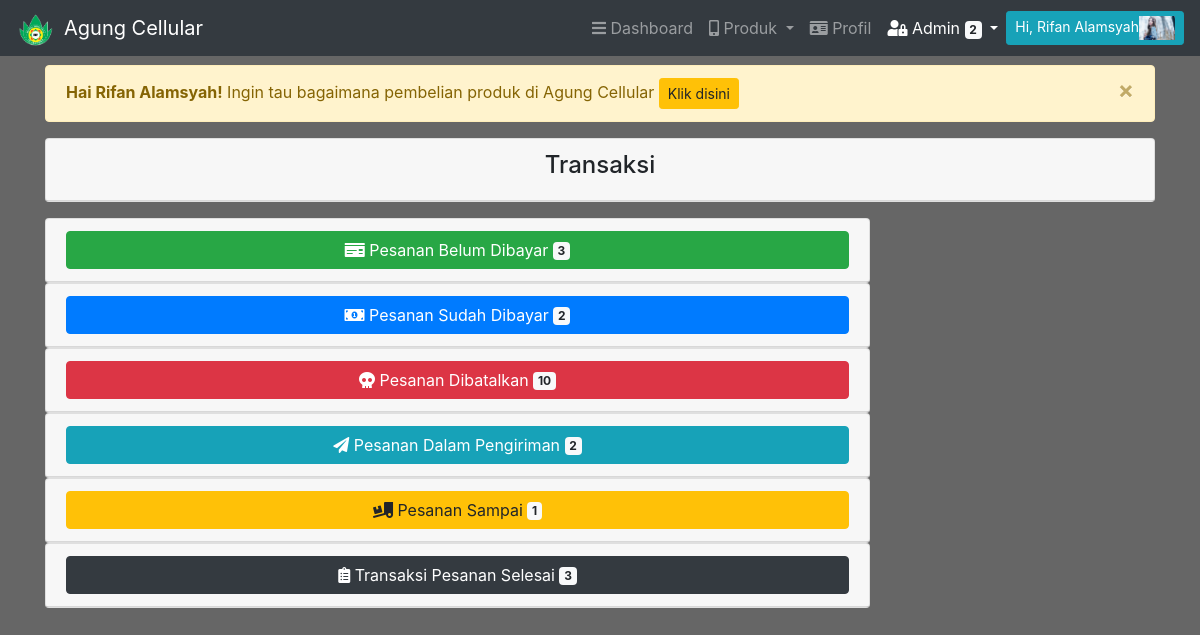
Screenshot of /index.php?page=adminTransaksi (signed in) with the database file from the repository.
### tables this page shows
CREATE TABLE `toko` (
  `id_toko` int(11) NOT NULL,
  `nama_toko` varchar(255) NOT NULL,
  `logo` varchar(255) NOT NULL,
  `nomor_rekening` varchar(35) NOT NULL,
  `atas_nama` varchar(255) NOT NULL,
  `no_telepon` varchar(25) NOT NULL,
  `whatsapp` varchar(25) NOT NULL,
  `email` varchar(255) NOT NULL,
  `instagram` varchar(255) NOT NULL,
  `instagram_link` varchar(1000) NOT NULL,
  `facebook` varchar(255) NOT NULL,
  `facebook_link` varchar(1000) NOT NULL
);

CREATE TABLE `akun` (
  `id_akun` int(11) NOT NULL,
  `nama_akun` varchar(255) NOT NULL,
  `email_akun` varchar(255) NOT NULL,
  `password` varchar(255) NOT NULL,
  `role` enum('admin','user') NOT NULL,
  `gambar` varchar(255) NOT NULL
);

### function/function.php (called while the page is built, shortened)
<?php
$conn=mysqli_connect("localhost","root","","ac");
$transaksiAdmin="SELECT akun.id_akun,akun.nama_akun ,transaksi.id_transaksi,transaksi.status, transaksi.bukti_bayar,transaksi.no_telp,transaksi.alamat,transaksi.resi,transaksi.review,transaksi.alasan_tolak,produk.id_produk,produk.nama_produk, produk.harga,produk.gambar
FROM akun JOIN
transaksi ON akun.id_akun=transaksi.id_akun JOIN
produk ON transaksi.id_produk=produk.id_produk
";
$countTransaksiAdmin=mysqli_query($conn,"$transaksiAdmin WHERE transaksi.status='dibayar'");
$hasilTransaksiAdmin=mysqli_num_rows($countTransaksiAdmin);
function query($query){
    global $conn;
    $result=mysqli_query($conn,$query);
    $rows=[];
    while($row=mysqli_fetch_assoc($result) ){
        $rows[]=$row;
    }
    return $rows;
}

### function/prosesTransaksi.php (called while the page is built, shortened)
<?php
$transaksi="SELECT akun.id_akun,akun.nama_akun ,transaksi.id_transaksi,transaksi.status, transaksi.bukti_bayar,transaksi.no_telp,transaksi.alamat,transaksi.resi,transaksi.review,transaksi.alasan_tolak,produk.id_produk,produk.stok,produk.nama_produk, produk.harga,produk.gambar
	FROM akun JOIN
	transaksi ON akun.id_akun=transaksi.id_akun JOIN
	produk ON transaksi.id_produk=produk.id_produk
	";
$countAdminTolak=mysqli_query($conn,"$transaksi WHERE transaksi.status='tolak'");
$adminTolak=mysqli_num_rows($countAdminTolak);

### module/transaksiAdmin/transaksiBatal.php (the view, shortened to what this page needs)
<div class="card ">
    <div class="card-header" id="headingThree">
        <h2 class="mb-0">
            <button class="btn btn-danger btn-block" type="button" data-toggle="collapse" data-target="#collapseThree" aria-expanded="false" aria-controls="collapseThree">
                <i class="fas fa-skull"></i> Pesanan Dibatalkan <span class="badge badge-light"><?= $adminTolak;  ?></span>
            </button>
        </h2>
    </div>
</div>

### index.php (shortened to what this page needs)
<?php
require 'function/function.php';
require 'function/login.php';
$toko=query("SELECT * FROM toko")[0];
if(isset($_SESSION["id_akun"])){
    $id_akun=$_SESSION["id_akun"];
    $akun=query("SELECT * FROM akun WHERE id_akun='$id_akun'")[0];
}
$login=true;
if($login){
    $page=isset($_GET["page"])?$_GET["page"]:false;
}else{
    echo "halaman tidak tersedia";
}
?>
<!doctype html>
<html lang="en">
<head>
    <link rel="stylesheet" href="assets/css/bootstrap.min.css">
    <link rel="stylesheet" href="assets/css/style.css">
    <link rel="stylesheet" href="https://use.fontawesome.com/releases/v5.8.2/css/all.css">
</head>
<body >
    <nav class="navbar navbar-expand-sm navbar-dark bg-dark fixed-top">
        <a class="navbar-brand" href="index.php">
            <img src="img/<?= $toko["logo"]?>" alt="" class="" style="width: 40px;height: auto;z-index: 3;position: absolute;margin-top: -10px;"><span class="ml-5"><?= $toko["nama_toko"];?></span>
        </a>
        <div class="collapse navbar-collapse" id="navbarSupportedContent">
            <ul class="navbar-nav ml-auto">
                <li class="nav-item">
                    <a class="nav-link <?php if($_GET["page"]=='dashboard'){echo 'active'; } ?>" href="index.php?page=dashboard"><i class="fas fa-bars"></i> Dashboard</a>
                </li>
                <li class="nav-item dropdown">
                    <a class="nav-link dropdown-toggle <?php if($_GET["page"]=='produk'){echo 'active'; } ?>" href="?page=admin" id="navbarDropdown" role="button" data-toggle="dropdown" aria-haspopup="true" aria-expanded="false" >
                        <i class="fas fa-mobile-alt"></i> Produk
                    </a>
                </li>
                <li class="nav-item">
                    <a class="nav-link <?php if($_GET["page"]=='profil'){echo 'active'; } ?>" href="index.php?page=profil"><i class="fas fa-id-card"></i> Profil</a>
                </li>
                <?php
                if(isset($_SESSION["login"])){
                    if($_SESSION["login"]=='admin'){ ?>
                <li class="nav-item dropdown">
                    <a class="nav-link dropdown-toggle <?php if($_GET["page"]=='adminTransaksi'||$_GET["page"]=='kelolaProduk'||$_GET["page"]=='kelolaAdmin'){echo 'active'; } ?>" href="" id="navbarDropdown" role="button" data-toggle="dropdown" aria-haspopup="true" aria-expanded="false">
                        <i class="fas fa-user-lock"></i> Admin <span class="badge badge-light"><?= $hasilTransaksiAdmin ?></span>
                    </a>
                </li>
                <?php }
                } ?>
            </ul>
            <?php if(!isset($_SESSION["login"])){ ?>
            <form class="form-inline my-2 my-lg-0">
                <button type="button" class="btn btn-light btn-sm" data-toggle="modal" data-target="#login">Login</button>
            </form>
            <?php }else{?>
                <button type="button" class="btn btn-info btn-sm" data-toggle="modal" data-target="#akun">Hi, <?= $akun["nama_akun"];?><img src="img/<?= $akun["gambar"];?>" class="img-fluid" alt="" style="width: 36px; height: auto;">
                </button>
            <?php } ?>
        </div>
    </nav>
    <div class="content">
        <div class="container">
            <div class="alert alert-warning alert-dismissible fade show" role="alert">
                <?php if(isset($akun["nama_akun"])){ ?>
                    <strong>Hai <?= $akun["nama_akun"]; ?>!</strong>
                <?php } ?>
                 Ingin tau bagaimana pembelian produk di <?= $toko["nama_toko"] ?>
                <button class="btn btn-sm btn-warning" data-toggle="modal" data-target="#info">
                    Klik disini
                </button>
                <button type="button" class="close" data-dismiss="alert" aria-label="Close">
                    <span aria-hidden="true">&times;</span>
                </button>
            </div>
            <?php
                $file="page/$page.php";
                if(file_exists("$file")){
                    include_once($file);
                }else{
                ?>
                    <?php include 'page/dashboard.php'; ?>
                <?php
                }
            ?>
        </div>
    </div>
</body>
</html>

### assets/css/style.css (style rules this page uses)
body { background-color: #666; overflow-x: hidden; }
.content { margin-top: 65px; }

### rows the page displays
toko: logo (picture), nama_toko "Agung Cellular"
akun: nama_akun "Rifan Alamsyah", gambar (picture)

### other values shown
$hasilTransaksiAdmin "2"
$adminPending "3"
$adminPendingConfirm "2"
$adminTolak "10"
$adminKirim "2"
$adminSampai "1"
$adminSelesai "3"
